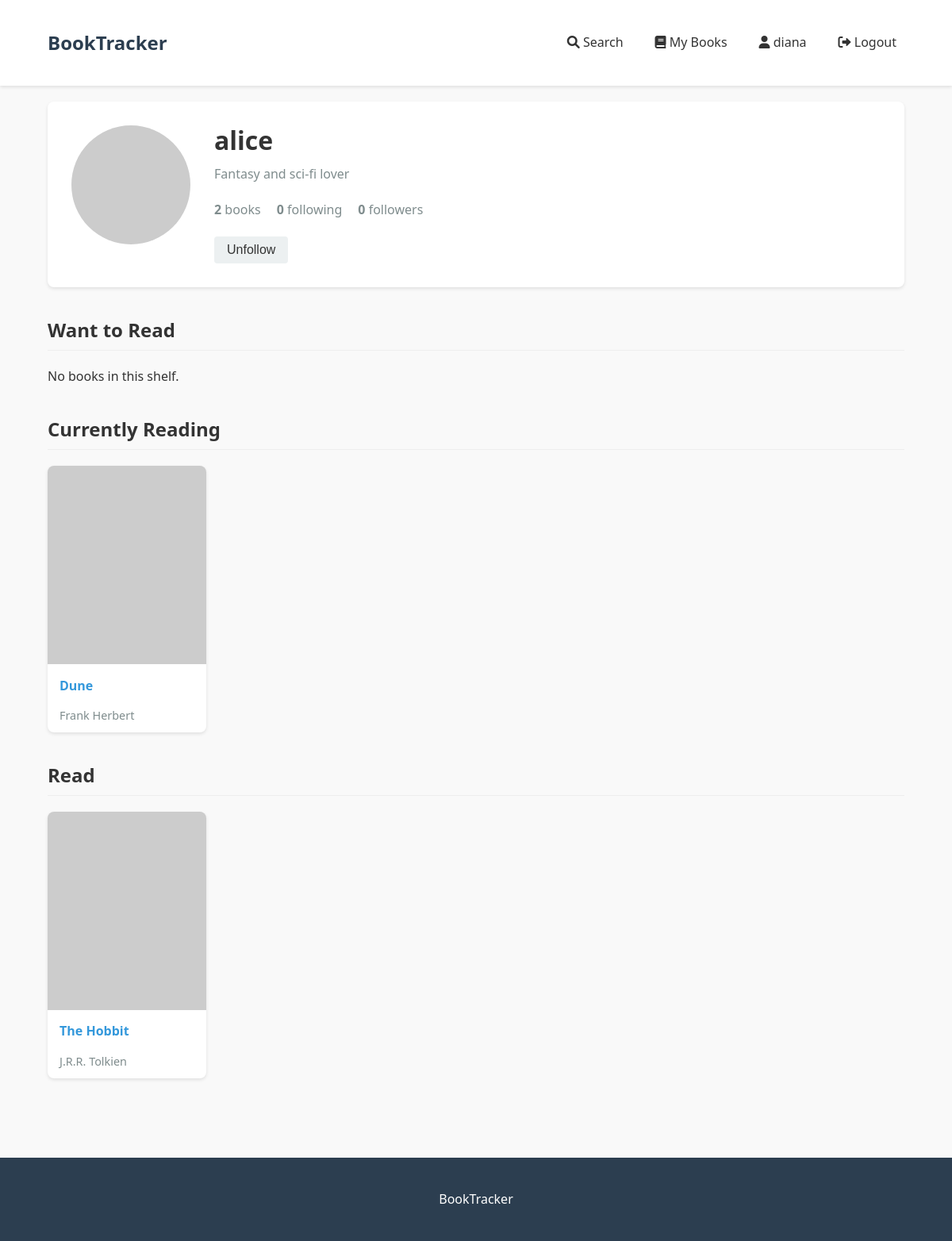
Page /profile/alice (signed in) on the committed database.
### tables this page shows
CREATE TABLE users (
    id INTEGER PRIMARY KEY AUTOINCREMENT,
    username TEXT UNIQUE NOT NULL,
    email TEXT UNIQUE NOT NULL,
    password_hash TEXT NOT NULL,
    bio TEXT,
    profile_picture TEXT,
    created_at DATETIME DEFAULT CURRENT_TIMESTAMP,
    updated_at DATETIME DEFAULT CURRENT_TIMESTAMP
);

CREATE TABLE books (
    id INTEGER PRIMARY KEY AUTOINCREMENT,
    title TEXT NOT NULL,
    author TEXT NOT NULL,
    isbn TEXT UNIQUE,
    description TEXT,
    cover_image TEXT,
    published_date DATE,
    page_count INTEGER,
    average_rating REAL DEFAULT 0.0,
    created_at DATETIME DEFAULT CURRENT_TIMESTAMP
);

### app.py (the view)
@app.route('/profile/<username>')
def profile(username):
    conn = get_db_connection()
    user = conn.execute('''
        SELECT * FROM users WHERE username = ?
    ''', (username,)).fetchone()
    if not user:
        flash('User not found!', 'error')
        return redirect(url_for('index'))
    want_to_read = conn.execute('''
        SELECT b.* FROM user_books ub
        JOIN books b ON ub.book_id = b.id
        WHERE ub.user_id = ? AND ub.status = 'want_to_read'
    ''', (user['id'],)).fetchall()
    currently_reading = conn.execute('''
        SELECT b.* FROM user_books ub
        JOIN books b ON ub.book_id = b.id
        WHERE ub.user_id = ? AND ub.status = 'currently_reading'
    ''', (user['id'],)).fetchall()
    read = conn.execute('''
        SELECT b.* FROM user_books ub
        JOIN books b ON ub.book_id = b.id
        WHERE ub.user_id = ? AND ub.status = 'read'
    ''', (user['id'],)).fetchall()
    is_following = False
    if 'user_id' in session and session['user_id'] != user['id']:
        follow = conn.execute('''
            SELECT * FROM follows
            WHERE follower_id = ? AND following_id = ?
        ''', (session['user_id'], user['id'])).fetchone()
        is_following = follow is not None
    conn.close()
    return render_template('profile.html',
                         user=user,
                         want_to_read=want_to_read,
                         currently_reading=currently_reading,
                         read=read,
                         is_following=is_following)

### app.py (called while the page is built)
def get_db_connection():
    conn = sqlite3.connect(DATABASE)
    conn.row_factory = sqlite3.Row
    return conn

### templates/profile.html (shortened to what this page needs)
{% extends "base.html" %}
{% block content %}
    <div class="profile-header">
        <div class="profile-picture">
            <img src="{{ user['profile_picture'] or 'https://via.placeholder.com/150' }}" alt="{{ user['username'] }}">
        </div>
        <div class="profile-info">
            <h1>{{ user['username'] }}</h1>
            {% if user['bio'] %}
                <p class="bio">{{ user['bio'] }}</p>
            {% endif %}
            <div class="profile-stats">
                <span><strong>{{ want_to_read|length + currently_reading|length + read|length }}</strong> books</span>
                <span><strong>{{ follows_count|default(0) }}</strong> following</span>
                <span><strong>{{ followers_count|default(0) }}</strong> followers</span>
            </div>
            {% if 'user_id' in session and session['user_id'] != user['id'] %}
                <form method="POST" action="{% if is_following %}{{ url_for('unfollow', username=user['username']) }}{% else %}{{ url_for('follow', username=user['username']) }}{% endif %}">
                    <button type="submit" class="btn {% if is_following %}btn-secondary{% else %}btn-primary{% endif %}">
                        {% if is_following %}Unfollow{% else %}Follow{% endif %}
                    </button>
                </form>
            {% endif %}
        </div>
    </div>
    <div class="section">
        <h2>Want to Read</h2>
        {% if want_to_read %}
            <div class="book-grid">
                {% for book in want_to_read %}
                    <div class="book-card">
                        <a href="{{ url_for('book_detail', book_id=book['id']) }}">
                            <img src="{{ book['cover_image'] or 'https://via.placeholder.com/150x200' }}" alt="{{ book['title'] }}">
                            <h3>{{ book['title'] }}</h3>
                            <p>{{ book['author'] }}</p>
                        </a>
                    </div>
                {% endfor %}
            </div>
        {% else %}
            <p>No books in this shelf.</p>
        {% endif %}
    </div>
    <div class="section">
        <h2>Currently Reading</h2>
        {% if currently_reading %}
            <div class="book-grid">
                {% for book in currently_reading %}
                    <div class="book-card">
                        <a href="{{ url_for('book_detail', book_id=book['id']) }}">
                            <img src="{{ book['cover_image'] or 'https://via.placeholder.com/150x200' }}" alt="{{ book['title'] }}">
                            <h3>{{ book['title'] }}</h3>
                            <p>{{ book['author'] }}</p>
                        </a>
                    </div>
                {% endfor %}
            </div>
        {% else %}
            <p>No books in this shelf.</p>
        {% endif %}
    </div>
    <div class="section">
        <h2>Read</h2>
        {% if read %}
            <div class="book-grid">
                {% for book in read %}
                    <div class="book-card">
                        <a href="{{ url_for('book_detail', book_id=book['id']) }}">
                            <img src="{{ book['cover_image'] or 'https://via.placeholder.com/150x200' }}" alt="{{ book['title'] }}">
                            <h3>{{ book['title'] }}</h3>
                            <p>{{ book['author'] }}</p>
                        </a>
                    </div>
                {% endfor %}
            </div>
        {% else %}
            <p>No books in this shelf.</p>
        {% endif %}
    </div>
{% endblock %}

### static/css/style.css (style rules this page uses)
:root { --primary-color: #3498db; --secondary-color: #2ecc71; --dark-color: #2c3e50; --light-color: #ecf0f1; --danger-color: #e74c3c; --warning-color: #f39c12; --success-color: #2ecc71; --text-color: #333; --text-light: #7f8c8d; }
* { margin: 0; padding: 0; box-sizing: border-box; }
body { font-family: 'Segoe UI', Tahoma, Geneva, Verdana, sans-serif; line-height: 1.6; color: var(--text-color); background-color: #f9f9f9; }
h1, h2, h3, h4 { margin-bottom: 1rem; line-height: 1.2; }
a { text-decoration: none; color: var(--primary-color); }
img { max-width: 100%; height: auto; }
.btn { display: inline-block; padding: 8px 16px; border: none; border-radius: 4px; cursor: pointer; font-size: 1rem; transition: background-color 0.3s; }
.btn-secondary { background-color: var(--light-color); color: var(--text-color); }
.book-grid { display: grid; grid-template-columns: repeat(auto-fill, minmax(180px, 1fr)); gap: 20px; margin: 20px 0; }
.book-card { background-color: white; border-radius: 8px; overflow: hidden; box-shadow: 0 2px 4px rgba(0, 0, 0, 0.1); transition: transform 0.3s; }
.book-card img { width: 100%; height: 250px; object-fit: cover; }
.book-card h3 { padding: 10px 15px 0; font-size: 1rem; white-space: nowrap; overflow: hidden; text-overflow: ellipsis; }
.book-card p { padding: 0 15px 10px; color: var(--text-light); font-size: 0.9rem; }
.profile-header { display: flex; gap: 30px; margin-bottom: 40px; background-color: white; padding: 30px; border-radius: 8px; box-shadow: 0 2px 4px rgba(0, 0, 0, 0.1); }
.profile-picture img { width: 150px; height: 150px; border-radius: 50%; object-fit: cover; }
.profile-info { flex: 1; }
.profile-info h1 { font-size: 2rem; margin-bottom: 10px; }
.bio { margin-bottom: 20px; color: var(--text-light); }
.profile-stats { display: flex; gap: 20px; margin-bottom: 20px; }
.profile-stats span { color: var(--text-light); }
.section { margin-bottom: 40px; }
.section h2 { margin-bottom: 20px; padding-bottom: 10px; border-bottom: 1px solid #eee; }

### rows in the picture
users: username "alice", bio "Fantasy and sci-fi lover"
books: title "Dune", author "Frank Herbert"
books: title "The Hobbit", author "J.R.R. Tolkien"

### other values in the picture
{{ session['username'] }} "diana"
{{ want_to_read|length + currently_reading|length + read|length }} "2"
{{ follows_count|default(0) }} "0"
{{ followers_count|default(0) }} "0"
